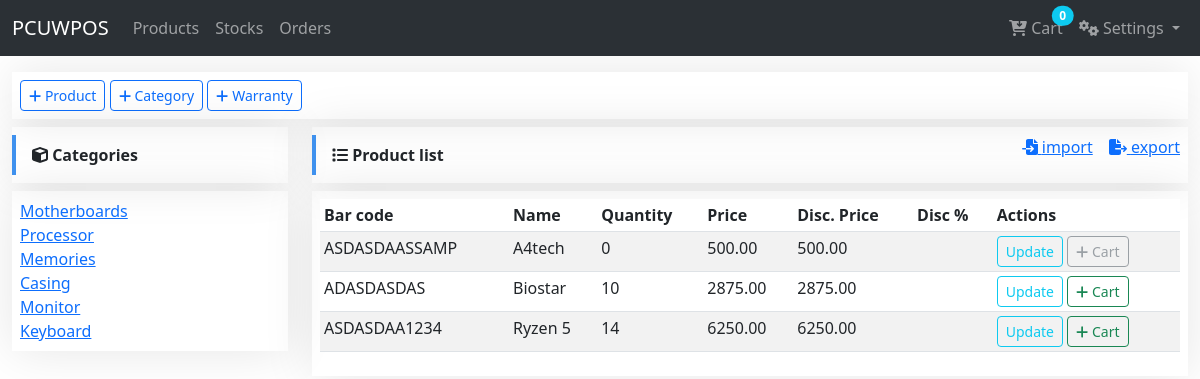
The page /products/ (signed in) on the database as committed earlier.
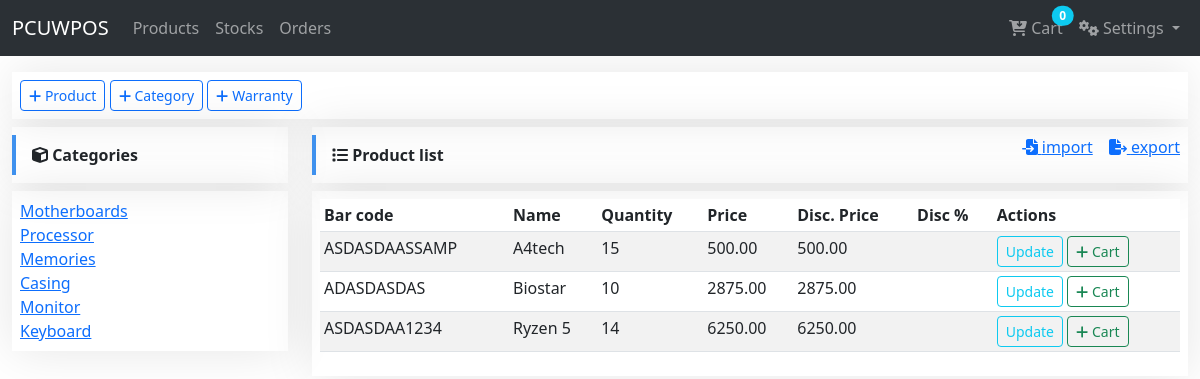
The same page on the database as committed later.
### sales/models/product.py (models this page shows, shortened)
class Product(BaseTime):
    user = models.ForeignKey(User, on_delete=models.CASCADE, default=1)
    product_code = models.CharField(max_length=13, unique=True, blank=True)
    bar_code = models.CharField(max_length=13, unique=True, blank=True)
    name = models.CharField(max_length=255)
    model = models.CharField(max_length=120)
    description = models.TextField()
    category = models.ForeignKey(ProductCategory, on_delete=models.CASCADE, blank=True, null=True)
    cost = models.FloatField(default=0)
    price_margin = models.FloatField(default=0.25)
    price_discount = models.FloatField(default=0.00)
    price = models.FloatField(default=0.00, verbose_name="SRP")
    quantity = models.PositiveIntegerField(default=1)
    is_serial = models.BooleanField(default=False, verbose_name="with serial?")
    out_of_stock = models.BooleanField(default=False)
    product_warranty = models.ForeignKey(ProductWarranty, on_delete=models.CASCADE, blank=True, null=True)
    @property
    def best_price(self):
        discount = float(self.price) - float(self.cost)
        price = (discount - (discount * self.price_discount)) + float(self.cost)
        return price
    @property
    def discount(self):
        if not self.price - self.best_price == 0:
            disc = ((self.price - self.best_price)/self.price)*100
            return disc

### sales/views/product_view.py (the view, shortened to what this page needs)
# urls.py: path('', ProductView.as_view(), name='product_list'),
@method_decorator(login_required, name='dispatch')
class ProductView(View):
    template_name = 'product_list.html'
    form_class = ProductForm
    category_form_class = ProductCategoryForm
    initial = {'key': 'value'}
    def get(self, request, *args, **kwargs):
        qs = Product.objects.all()
        cart = Cart(request)
        cart_items = cart.__len__()
        format_form = ProductFormat(initial=self.initial)
        form = self.form_class(initial=self.initial)
        category_form = self.category_form_class(initial=self.initial)
        products = Product.objects.all().order_by('-updated_at', '-created_at')
        categories = ProductCategory.objects.all()
        context = {
            'products': products,
            'form': form,
            'categoryform': category_form,
            'categories': categories,
            'cart_items': cart_items,
            'format_form': format_form
        }
        return render(request, self.template_name, context)

### sales/addcart.py (called while the page is built)
    def __len__(self):
        return sum(item['quantity'] for item in self.cart.values())

### sales/models/product.py (called while the page is built)
    def __str__(self):
        return self.name

### sales/templates/product_list.html (shortened to what the changed rows need)
{% extends 'base.html' %}
{% block content %}
<div class="row">
    <div class="col-sm-12">
        <div class="row">
            <div class="col-sm-9">
                <div class="fcard mt-2">
                    <div class="fcard-body">
                        <table class="table table-hover table-striped table-sm" id="myTable">
                            <thead>
                                <tr>
                                    <th>Bar code</th>
                                    <th>Name</th>
                                    <th>Quantity</th>
                                    <th>Price</th>
                                    <th>Disc. Price</th>
                                    <th>Disc %</th>
                                    <th>Actions</th>
                                </tr>
                            </thead>
                            <tbody>
                                {% for product in products %}
                                <tr>
                                    <td>{{ product.bar_code|upper }}</td>
                                    <td>{{ product.name|title }}</td>
                                    <td>{{ product.quantity }}</td>
                                    <td>{{ product.price|floatformat:2 }}</td>
                                    <td>{{ product.best_price|floatformat:2 }}</td>
                                    <td>{{ product.discount|floatformat:2 }}</td>
                                    <td>
                                        <a href="{% url 'sales:product_update' product.id %}" class="btn btn-outline-info btn-sm">Update</a>
                                        {% if product.out_of_stock %}
                                        <a href="{% url 'sales:add_to_cart' product.id %}" class="btn btn-outline-secondary btn-sm disabled" role="button" aria-disabled="true"><i class="fa-solid fa-plus"></i> Cart</a>
                                        {% else %}
                                        <a href="{% url 'sales:add_to_cart' product.id %}" class="btn btn-outline-success btn-sm"><i class="fa-solid fa-plus"></i> Cart</a>
                                        {% endif %}
                                    </td>
                                </tr>
                                {% endfor %}
                            </tbody>
                        </table>
                    </div>
                </div>
            </div>
        </div>
    </div>
</div>
{% endblock %}

Rows that differ between the two databases and show on the page:
changed Product "ASDASDAASSAMP": quantity "0" → "15"; out_of_stock True → False (drawn)
